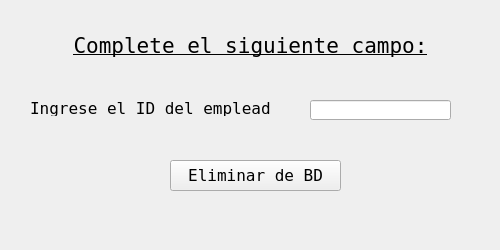
<?xml version="1.0" encoding="UTF-8"?>
<ui version="4.0">
 <class>delete_window</class>
 <widget class="QMainWindow" name="delete_window">
  <property name="geometry">
   <rect>
    <x>0</x>
    <y>0</y>
    <width>500</width>
    <height>250</height>
   </rect>
  </property>
  <property name="minimumSize">
   <size>
    <width>500</width>
    <height>250</height>
   </size>
  </property>
  <property name="maximumSize">
   <size>
    <width>500</width>
    <height>250</height>
   </size>
  </property>
  <property name="font">
   <font>
    <family>Fixedsys</family>
    <pointsize>12</pointsize>
   </font>
  </property>
  <property name="windowTitle">
   <string>BD Empleados v2.0</string>
  </property>
  <widget class="QWidget" name="centralwidget">
   <widget class="QLabel" name="delete_main_title">
    <property name="geometry">
     <rect>
      <x>0</x>
      <y>30</y>
      <width>501</width>
      <height>31</height>
     </rect>
    </property>
    <property name="font">
     <font>
      <family>Fixedsys</family>
      <pointsize>16</pointsize>
      <weight>50</weight>
      <italic>false</italic>
      <bold>false</bold>
      <underline>true</underline>
     </font>
    </property>
    <property name="text">
     <string>Complete el siguiente campo:</string>
    </property>
    <property name="textFormat">
     <enum>Qt::AutoText</enum>
    </property>
    <property name="alignment">
     <set>Qt::AlignCenter</set>
    </property>
   </widget>
   <widget class="QLabel" name="idempleado_label">
    <property name="geometry">
     <rect>
      <x>30</x>
      <y>100</y>
      <width>241</width>
      <height>16</height>
     </rect>
    </property>
    <property name="font">
     <font>
      <family>Fixedsys</family>
     </font>
    </property>
    <property name="text">
     <string>Ingrese el ID del empleado:</string>
    </property>
   </widget>
   <widget class="QPushButton" name="save_button">
    <property name="geometry">
     <rect>
      <x>170</x>
      <y>160</y>
      <width>171</width>
      <height>31</height>
     </rect>
    </property>
    <property name="text">
     <string>Eliminar de BD</string>
    </property>
    <property name="autoDefault">
     <bool>false</bool>
    </property>
    <property name="default">
     <bool>false</bool>
    </property>
   </widget>
   <widget class="QLineEdit" name="id_entry">
    <property name="geometry">
     <rect>
      <x>310</x>
      <y>100</y>
      <width>141</width>
      <height>20</height>
     </rect>
    </property>
    <property name="maxLength">
     <number>3</number>
    </property>
    <property name="clearButtonEnabled">
     <bool>true</bool>
    </property>
   </widget>
  </widget>
 </widget>
 <resources/>
 <connections/>
</ui>
